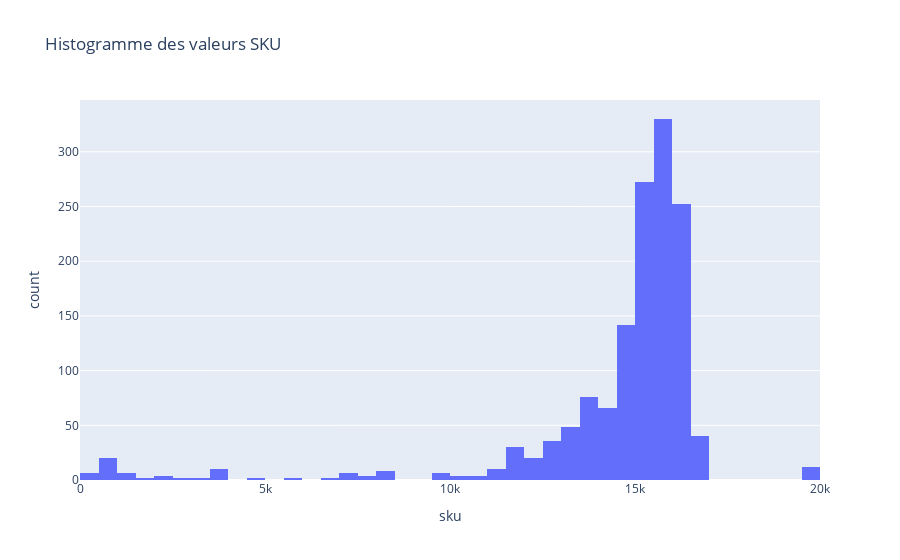

Notebook cell for this chart:
### Code cell
#Visualisation des valeurs de la colonne sku
fig = px.histogram(df_web, x='sku', title='Histogramme des valeurs SKU')
fig.show()

#Quelles sont les valeurs qui ne semblent pas respecter la régle de codification?
# Fonction pour vérifier si un élément est un nombre
def is_number(x):
    try:
        int(x)  # Conversion en entier (ou float si nécessaire)
        return True
    except (ValueError, TypeError):  # Capture des erreurs de conversion et des types non valides
        return False

# Appliquer la fonction sur la colonne 'sku'
df_web["is_number"] = df_web["sku"].apply(is_number)

### Figure 1 — Plotly figure (JSON) as saved in the notebook; plotly's stock layout.template omitted (floating-point values rounded to 4 significant figures; data arrays with more than 128 entries replaced by an {"elided": "..."} marker saying what was removed)
{"data": [{"alignmentgroup": "True", "bingroup": "x", "hovertemplate": "sku=%{x}<br>count=%{y}<extra></extra>", "legendgroup": "", "marker": {"color": "#636efa", "pattern": {"shape": ""}}, "name": "", "offsetgroup": "", "orientation": "v", "showlegend": false, "type": "histogram", "x": {"elided": "1513 mixed values"}, "xaxis": "x", "yaxis": "y"}], "layout": {"autosize": true, "barmode": "relative", "legend": {"tracegroupgap": 0}, "title": {"text": "Histogramme des valeurs SKU"}, "xaxis": {"anchor": "y", "autorange": true, "domain": [0, 1], "range": [-0.5, 20000.0], "title": {"text": "sku"}, "type": "linear"}, "yaxis": {"anchor": "x", "autorange": true, "domain": [0, 1], "range": [0, 347.4], "title": {"text": "count"}}}}
